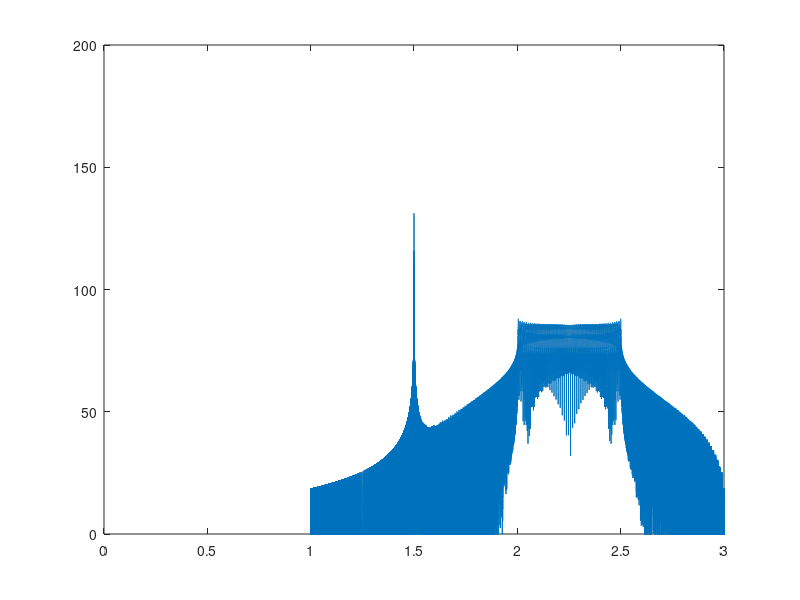
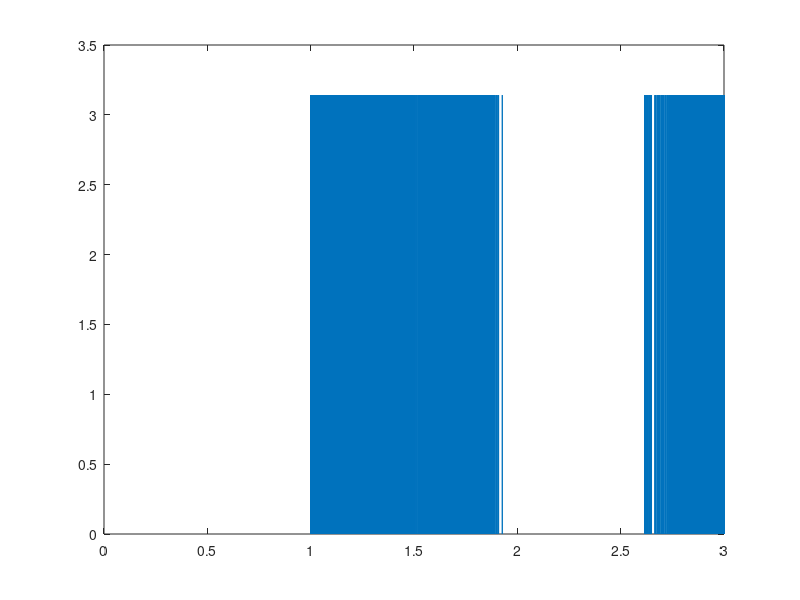

Write the MATLAB code that produced these figures, in order.
%% Header
% Simulate the reception breaking up by higher frequencies travelling
% further (taking longer)
% This is an effort to find a simulation which matches what our existing
% data looks like

clear all; % Everyone deserves a fresh start

%% Initializations
fs = 1e6;                  % sampling frequency
T  = 0.5;                  % length of sweep
t  = 0:1/fs:T;   
f1 = 3.5e5;                    % initial frequency
f2 = 4e5;                  % final frequency

%% Create the Tx sweep and signal
sweep = exp(1j*2*pi*(f1.*t + ((f2-f1)/(2*T)).*t.^2)); % Linear frequency sweep (up sweep - 0 -> 1e5)
% spectrogram(sweep, 2048, 840, 512, fs);
% plot(abs(fft(sweep)));

transmitted_sweep = transpose([real(sweep); imag(sweep)]); % Create a column for each part of the signal
received_sweep = transmitted_sweep;

%% Model the Rx signal
% Models Rx signal as a single skywave with a spread peak
for i = 1:100
    received_sweep = ...
        [received_sweep; ...
        zeros(5000, 2); ...
        transmitted_sweep((i-1)*5000+1:i*5000, :)];
end

% Models Rx signal as a double skywave with spread peaks
% for i = 1:50
%     received_sweep = ...
%         [received_sweep; ...
%         zeros(5000, 2); ...
%         transmitted_sweep((i-1)*5000+1:i*5000, :)];
% end
% received_sweep = [received_sweep; zeros(400000,2)];
% for i = 51:100
%     received_sweep = ...
%         [received_sweep; ...
%         zeros(5000, 2); ...
%         transmitted_sweep((i-1)*5000+1:i*5000, :)];
% end

% received_sweep = [zeros(100000, 2); transmitted_sweep];
% received_sweep = [transmitted_sweep; 0.5.*transmitted_sweep; zeros(100000, 2)];

%% Correlate the signals
% sweep_correlation = xcorr(transmitted_sweep(:, 1) + 1i.*transmitted_sweep(:, 2),...
%     transmitted_sweep(:, 1) + 1i.*transmitted_sweep(:, 2));   % cross-correlate the signals
sweep_correlation = xcorr(received_sweep(:, 1) + 1i.*received_sweep(:, 2),...
    transmitted_sweep(:, 1) + 1i.*transmitted_sweep(:, 2));   % cross-correlate the signals
% sweep_correlation = xcorr(transmitted_sweep(:, 1) + 1i.*transmitted_sweep(:, 2),...
%     received_sweep(:, 1) + 1i.*received_sweep(:, 2));   % cross-correlate the signals
% sweep_correlation = sweep_correlation(length(received_sweep)-length(transmitted_sweep)+1:...
%     end-length(transmitted_sweep)+1);   % trim the correlation signal to remove zero padding
normalized_correlation = sweep_correlation/1;%max(sweep_correlation);  % normalize the correlation to 1
sweep_correlation_db = 10*log(abs(normalized_correlation));     % convert correlation to dB

%% Generate time vector for plotting
correlation_time = transpose(0:length(sweep_correlation_db)-1);
correlation_time = correlation_time./fs;

%% Plot correlation
figure(1)
clf;
plot(correlation_time, sweep_correlation_db);
ylim([0 200])

figure(2)
plot(correlation_time, angle(sweep_correlation_db))

%% Save plot
% saveas(1, 'full_half_half_second_delay', 'png');
